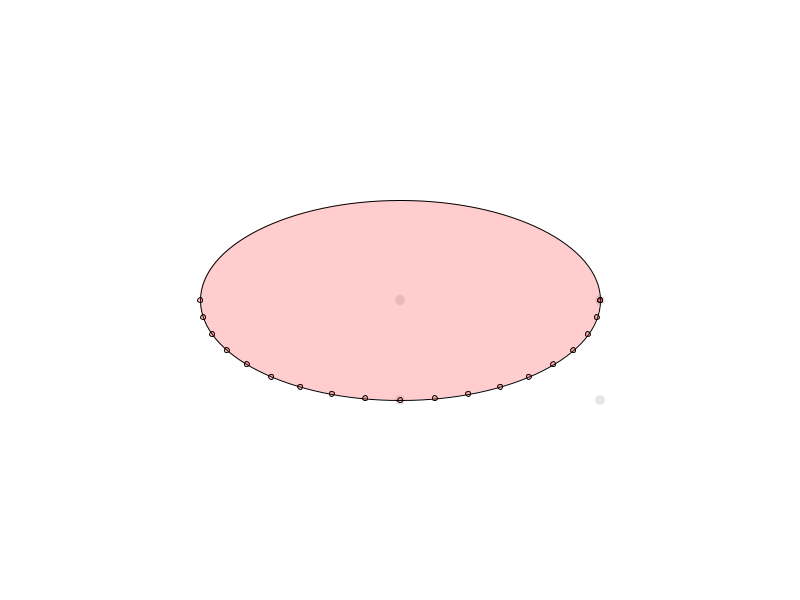
Frame 1 (no input)
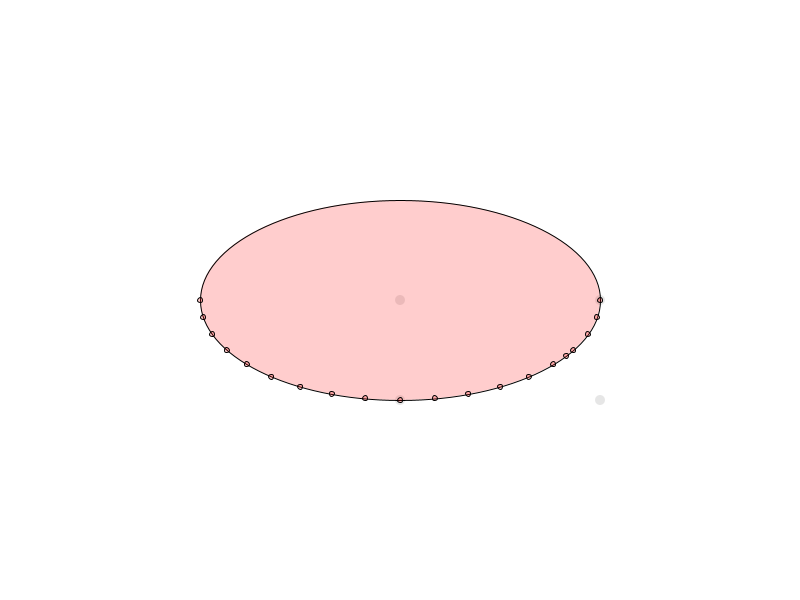
Frame 60 (the mouse pressed at the canvas centre just before this capture)
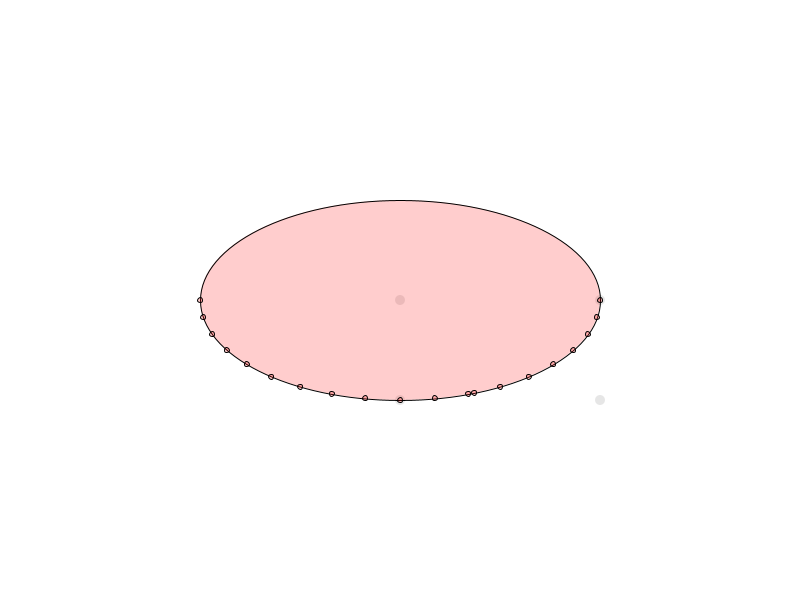
Frame 120 (the mouse held since frame 60 and released just before this capture)

The Processing sketch that drew these frames (run headless with seeded random() and noise(); from frame 60 on, the mouse is pressed at the canvas centre):

// Processing sketch: ellipse_length_test
// ── ellipse_length_test.pde

Node n1, n2, n3, n4;
float t = 0;

void setup() {
  size(800, 600);
  strokeCap(SQUARE);


  fill(255, 0, 0, 50);
  strokeWeight(1);

  n1 = new Node(width / 2, height / 2, 5);
  n2 = new Node(width / 2 + 200, height / 2, 5);
  n3 = new Node(width / 2, height / 2 + 100, 5);
  n4 = new Node(width / 2 + 200, height / 2 + 100, 5);
  
  println(TAU * 100);
  println(ellipseLength(3, 2));
  println(ellipseLengthE(3, 2));
}

void draw() {
  background(255);

  n1.render();
  n2.render();
  n3.render();
  n4.render();

  float a = n2.x - n1.x;
  float b = n3.y - n1.y;
  pushStyle();
  ellipseMode(RADIUS);
  ellipse(n1.x, n1.y, a, b);
  popStyle();

  float x = a * cos(t);
  float y = b * sin(t);
  ellipse(n1.x + x, n1.y + y, 5, 5);
  t += 0.01;
  if (t > TAU) {
    t = 0;
  }
    
  //float alpha = atan(tan(t) * b / a);
  //float alpha2 = atan2(y - n1.y, x - n1.x); 
  ////arc(n1.x, n1.y, 2 * a, 2 * b, 0, alpha);
  //arc(n1.x, n1.y, 2 * a, 2 * b, 0, t);  // IT'S NOT THE FREAKING ANGLE, IT'S THE FREAKING PARAMETER!!@#!!
  //line(n1.x, n1.y, n1.x + 200*cos(alpha), n1.y + 200*sin(alpha));

  //for (int i = 0; i <= 90; i += 10) {
  //  line(n1.x, n1.y, n1.x + 200 * cos(radians(i)), n1.y + 200 * sin(radians(i)));
  //  float T = atan(tan(radians(i)) * a / b);
  //  ellipse(n1.x + a * cos(T), n1.y + b * sin(T), 5, 5);
  //}

  //pushStyle();
  //fill(0);
  //text("t: " + t, 10, 10);
  //text("alpha: " + degrees(alpha), 10, 25);
  //text("alpha2: " + degrees(alpha2), 10, 40);
  //popStyle();
  
  for (float phi = 0; phi <= PI; phi += PI / 18) {
    ellipse(n1.x + a * cos(phi), n1.y + b * sin(phi), 5, 5);
  }
}



void mousePressed() {
  if (n1.inside(mouseX, mouseY)) {
    n1.dragged = true;
  } else if (n2.inside(mouseX, mouseY)) {
    n2.dragged = true;
  } else if (n3.inside(mouseX, mouseY)) {
    n3.dragged = true;
  } else if (n4.inside(mouseX, mouseY)) {
    n4.dragged = true;
  }
}

void mouseReleased() {
  n1.dragged = false;
  n2.dragged = false;
  n3.dragged = false;
  n4.dragged = false;
}


class Node {

  float x, y;
  float r;
  boolean dragged;

  Node(float x_, float y_, float r_) {
    x = x_;
    y = y_;
    r = r_;
  }

  void render() {
    pushStyle();
    ellipseMode(CENTER);
    noStroke();
    fill(127, 50);
    ellipse(x, y, 2 * r, 2 * r);
    popStyle();
    if (dragged) {
      x = mouseX;
      y = mouseY;
    }
  }

  boolean inside(float xpos, float ypos) {
    return dist(x, y, xpos, ypos) < r;
  }
}


// Find the circunference length of an ellipse using Ramanujan's approximation.
// a & b are the lengths of the semiaxes.
// Ramanujan, S. "Modular Equations and Approximations to pi." Quart. J. Pure. Appl. Math. 45, 350-372, 1913-1914. Section 16, Eq. 49
// https://books.google.com/books?id=oSioAM4wORMC&pg=PA39#v=onepage&q&f=false
float ellipseLength(float a, float b) {
  //float k = sqrt(1 - b * b / (a * a));  // ellipse's eccentricity: http://mathworld.wolfram.com/Eccentricity.html
  //float eps = a * pow(k, 12) / 1048576;
  //println("eps: " + eps);  // the 

  return PI * ( 3 * (a + b) - sqrt((a + 3 * b) * (3 * a + b)) );
}

// https://math.stackexchange.com/a/73504/440507
// Gives same result as Ramanujan for large numbers 
// --> It's actually worse for smaller!!! Use (3, 2) and compare results to post! lol
float ellipseLengthE(float a, float b) {
  float f = 1, s, v = 0.5 * (1 + b/a), w;
  w = (1 - (b/a)*(b/a))/(a * v);
  s = v * v;
  int it = 0;
  while (true) {
    v = 0.5 * (v + sqrt((v - w) * (v + w)));
    w = (0.5 * w) * (0.5 * w) / v;
    f *= 2;
    s -= f * w * w;
    if (abs(w) < 0.00000001 || it > 1000) {
      println("it: " + it);
      break;
    }
    it++;
  }
  return 2 * a * PI * s / v;
}
